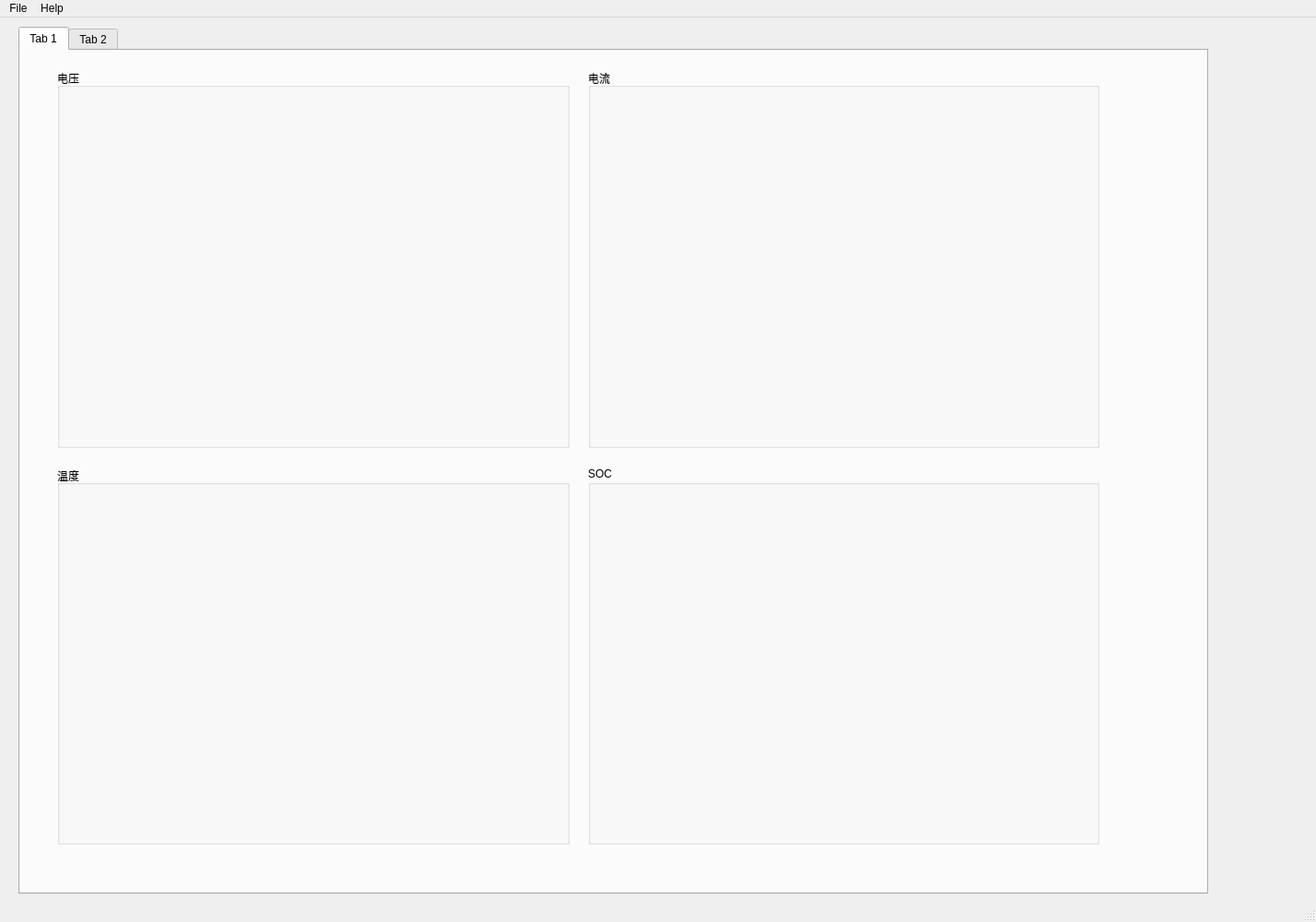
<?xml version="1.0" encoding="UTF-8"?>
<ui version="4.0">
 <class>MainWindow</class>
 <widget class="QMainWindow" name="MainWindow">
  <property name="geometry">
   <rect>
    <x>0</x>
    <y>0</y>
    <width>1428</width>
    <height>1000</height>
   </rect>
  </property>
  <property name="windowTitle">
   <string>MainWindow</string>
  </property>
  <widget class="QWidget" name="centralwidget">
   <widget class="QTabWidget" name="tabWidget">
    <property name="geometry">
     <rect>
      <x>20</x>
      <y>10</y>
      <width>1291</width>
      <height>941</height>
     </rect>
    </property>
    <property name="currentIndex">
     <number>0</number>
    </property>
    <widget class="QWidget" name="tab1">
     <attribute name="title">
      <string>Tab 1</string>
     </attribute>
     <widget class="QWidget" name="layoutWidget">
      <property name="geometry">
       <rect>
        <x>40</x>
        <y>20</y>
        <width>1131</width>
        <height>841</height>
       </rect>
      </property>
      <layout class="QGridLayout" name="gridLayout">
       <property name="spacing">
        <number>20</number>
       </property>
       <item row="0" column="0">
        <widget class="QGroupBox" name="groupBox1">
         <property name="title">
          <string>电压</string>
         </property>
        </widget>
       </item>
       <item row="0" column="1">
        <widget class="QGroupBox" name="groupBox2">
         <property name="title">
          <string>电流</string>
         </property>
        </widget>
       </item>
       <item row="1" column="0">
        <widget class="QGroupBox" name="groupBox3">
         <property name="title">
          <string>温度</string>
         </property>
        </widget>
       </item>
       <item row="1" column="1">
        <widget class="QGroupBox" name="groupBox4">
         <property name="title">
          <string>SOC</string>
         </property>
        </widget>
       </item>
      </layout>
     </widget>
    </widget>
    <widget class="QWidget" name="tab2">
     <attribute name="title">
      <string>Tab 2</string>
     </attribute>
    </widget>
   </widget>
  </widget>
  <widget class="QMenuBar" name="menubar">
   <property name="geometry">
    <rect>
     <x>0</x>
     <y>0</y>
     <width>1428</width>
     <height>35</height>
    </rect>
   </property>
   <widget class="QMenu" name="menuFIle">
    <property name="title">
     <string>File</string>
    </property>
    <addaction name="separator"/>
    <addaction name="actionopen"/>
    <addaction name="actionsave"/>
    <addaction name="separator"/>
    <addaction name="actionexit"/>
   </widget>
   <widget class="QMenu" name="menuHelp">
    <property name="title">
     <string>Help</string>
    </property>
    <addaction name="actionHelp"/>
    <addaction name="actionAbout"/>
   </widget>
   <addaction name="menuFIle"/>
   <addaction name="menuHelp"/>
  </widget>
  <widget class="QStatusBar" name="statusbar"/>
  <action name="actionopen">
   <property name="text">
    <string>open</string>
   </property>
  </action>
  <action name="actionsave">
   <property name="text">
    <string>save</string>
   </property>
  </action>
  <action name="actionexit">
   <property name="text">
    <string>exit</string>
   </property>
  </action>
  <action name="actionHelp">
   <property name="text">
    <string>Help</string>
   </property>
  </action>
  <action name="actionAbout">
   <property name="text">
    <string>About</string>
   </property>
  </action>
 </widget>
 <resources/>
 <connections>
  <connection>
   <sender>actionexit</sender>
   <signal>triggered()</signal>
   <receiver>MainWindow</receiver>
   <slot>close()</slot>
   <hints>
    <hint type="sourcelabel">
     <x>-1</x>
     <y>-1</y>
    </hint>
    <hint type="destinationlabel">
     <x>599</x>
     <y>499</y>
    </hint>
   </hints>
  </connection>
 </connections>
</ui>
